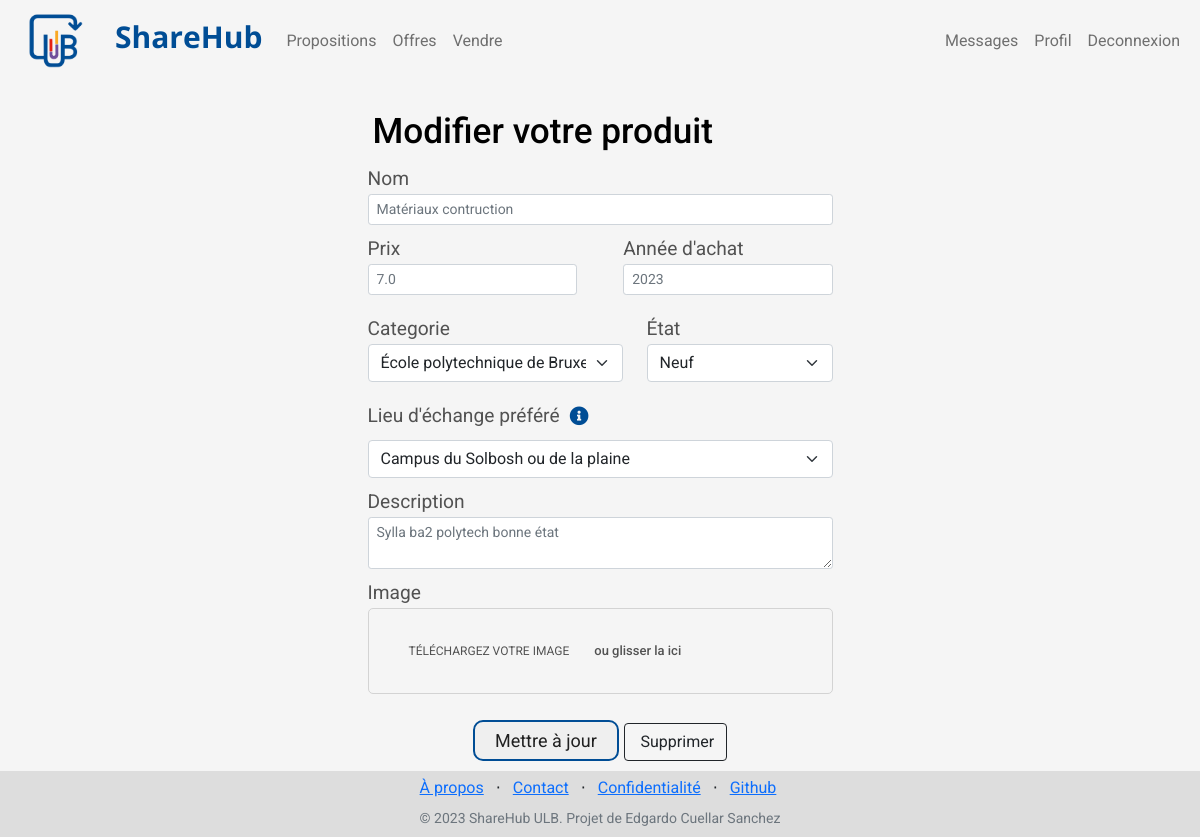
/modify_product/10 (signed in), run on the app's committed database.
### store/models/product.py (models this page shows, shortened)
class Products(models.Model):
    user_id = models.CharField(max_length=50)
    name = models.CharField(max_length=60)
    price= models.IntegerField(default=0)
    category= models.ForeignKey(Category,on_delete=models.CASCADE,default=1 )
    condition= models.ForeignKey(Condition,on_delete=models.CASCADE,default=1 )
    place= models.ForeignKey(Place,on_delete=models.CASCADE,default=1 )
    description= models.CharField(max_length=250, default='', blank=True, null= True)
    image= models.ImageField(upload_to='products/')
    date = models.IntegerField(default=2000)
    sold = models.BooleanField(default=False)
    @staticmethod
    def get_product_by_id(id):
        try:
            return Products.objects.get(id=id)
        except:
            return False

### store/views/modify_product.py (the view, shortened to what this page needs)
# urls.py: path('modify_product/<int:product_id>', ModifyProduct.as_view(), name='modify_product'),
class ModifyProduct (View):
    def get(self, request, product_id):
        if request.session.get('customer') != Products.get_product_by_id(product_id).user_id or Products.get_product_by_id(product_id).sold:
            return redirect('homepage')
        categories = Category.get_all_categories()
        conditions = Condition.get_all_conditions()
        places = Place.get_all_places()
        product = Products.get_product_by_id(product_id)
        product.price = product.price / 100
        return render (request, 'modify_product.html', {'product': product, 'categories': categories, 'conditions': conditions, 'places': places})

### store/models/category.py (called while the page is built)
    @staticmethod
    def get_all_categories():
        return Category.objects.all()

    @staticmethod
    def get_all_conditions():
        return Condition.objects.all()

    @staticmethod
    def get_all_places():
        return Place.objects.all()

### store/templates/modify_product.html (shortened to what this page needs)
{% extends 'base.html' %}
{% block content %}
<div class="container mt-4">
    <div class="col-lg-5 rounded mx-auto">
        <h3>Modifier votre produit</h3>
        <form action="/modify_product/{{product.id}}" method="POST" enctype="multipart/form-data">
            <div class="form-group">
                <label for="">Nom</label>
                <input type="text" name="name"
                    id="" value="{{values.name}}" class="form-control form-control-sm input-block"
                    placeholder="{{product.name}}">
            </div>
            <div style="display: flex;">
                <div class="form-group" style="width: 45%;margin-right: 10%;">
                    <label for="">Prix</label>
                    <input type="text" name="price"
                    id="" value="{{values.price}}" class="form-control form-control-sm input-block"
                    placeholder="{{product.price}}"
                    >
                </div>
                <div class="form-group" style="width: 45%;">
                    <label for="">Année d'achat</label>
                    <input type="number" name="date"
                    id="" value="{{values.date}}" class="form-control form-control-sm input-block"
                    placeholder="{{product.date}}"
                    >
                </div>
            </div>
            <div style="display: flex;">
                <div class="form-group" style="width: 55%;margin-right: 5%;">
                    <label for="">Categorie</label>
                    <select id="cars" name="faculty" class="form-select" aria-label="Catégorie">
                        {% for category in categories %}
                            {% if category.id == product.category.id %}
                                <option selected value="{{category.name}}">{{category.name}}</option>
                            {% else %}
                                <option value="{{category.name}}">{{category.name}}</option>
                            {% endif %}
                        {% endfor %}
                    </select>
                </div>
                <div class="form-group" style="width: 40%;"">
                    <label for="">État</label>
                    <select id="cars" name="condition" class="form-select" aria-label="Etat">
                        {% for condition in conditions %}
                            {% if condition.id == product.condition.id %}
                                <option selected value="{{condition.name}}">{{condition.name}}</option>
                            {% else %}
                                <option value="{{condition.name}}">{{condition.name}}</option>
                            {% endif %}
                        {% endfor %}
                    </select>
                </div>
            </div>
            <div class="form-group">
                <div style="display: flex; align-items: center;">
                    <label for="lieu_echange">Lieu d'échange préféré</label>
                    <i class="fas fa-info-circle" style="color: #004D95; margin-left: 10px;" data-bs-toggle="tooltip" data-bs-html="true"
                        title="Si vous choisissez la livraison par la poste, vous devrez payer le prix de la livraison. N'hésitez pas à mieux expliquer votre moyen d'échange dans votre description">
                    </i>
                </div>
                <select class="form-select" id="place" name="place">
                    {% for place in places %}
                        <option value="{{place.name}}">{{place.name}}</option>
                    {% endfor %}
                </select>
            </div>
            <div class="form-group">
                <label for="">Description</label>
                <textarea type="text" name="description" id=""
                value="{{values.description}}"
                class=" form-control-sm form-control input-block"
                placeholder="{{product.description}}"></textarea>
            </div>
            <div class="form-group">
                <label for="">Image</label>
                <div class="file-drop-area">
                    <span class="choose-file-button">Téléchargez votre image</span>
                    <span class="file-message">ou glisser la ici</span>
                </div>
            </div>
            <div>
                <div style="text-align: center;">
                    <button type="submit" class="mt-3">Mettre à jour</button>
                    <a href="/product/remove/{{product.id}}" class="btn btn-outline-dark flex-shrink-0" type="submit">
                        Supprimer
                    </a>
                </div>
            </div>
        </form>
    </div>
</div>
{% endblock %}

### store/templates/base.html (style rules this page uses)
body { font-family: 'Roboto', sans-serif; background-color: #F5F5F5; min-height: 100vh; display: flex; flex-direction: column; }

### store/templates/modify_product.html (style rules this page uses)
h3 { font-size: 2.2rem; color: black; padding-bottom: 5px; margin-top: 5px; text-align:left; margin-left: 5px; }
form { font-size: 1.2rem; font-family: 'Roboto', sans-serif; color: #000000aa; }
form div { margin-bottom: 10px; }
.input-block { color: #000000aa; }
select { color: #000000aa; }
button { font-size: large; color: #000000dd; padding: 5px 20px; border: #004D95 solid 2px; border-radius: 10px; margin: auto; }
.file-drop-area { position: relative; display: flex; align-items: center; width: 100%; padding: 25px; transition: 0.2s; border: lightgray solid 1px; border-radius: 5px; }
.choose-file-button { flex-shrink: 0; border-radius: 3px; padding: 8px 15px; margin-right: 10px; font-size: 12px; text-transform: uppercase; }
.file-message { font-size: small; font-weight: 500; line-height: 1.4; white-space: nowrap; overflow: hidden; text-overflow: ellipsis; }

### data on the page
Products: name "Matériaux contruction", price "7.0", date "2023", description "Sylla ba2 polytech bonne état"

### other printed values
form field faculty "École polytechnique de Bruxelles"
form field condition "Neuf"
form field place "Campus du Solbosh ou de la plaine"
